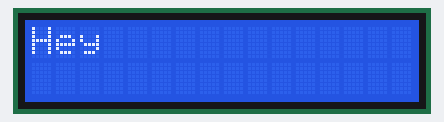
Simulated run of this program. Board: ESP32 board running MicroPython. On the bench: 16×2 character LCD. Library files of the repository ran but are not shown: machine_i2c_lcd.py.

Above: at 0.1 s.
At 5.1 s:
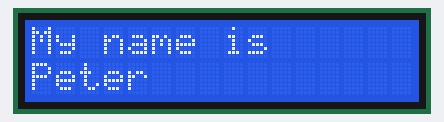

The program:

test.py
```python
from machine import I2C, Pin
from machine_i2c_lcd import I2cLcd
import time

# Initialize I2C interface
i2c = I2C(0, scl=Pin(22), sda=Pin(21))  # Adjust pins as needed

# Define the I2C address of the LCD (from i2c.scan())
I2C_ADDR = 0x27

# Create LCD object for a 16x2 display
lcd = I2cLcd(i2c, I2C_ADDR, 2, 16)

# Test: Display "Hello World" and update every second
while True:
    lcd.clear()                 # Clear the display
    lcd.putstr("Hey")  # Print "Hello World!" on the LCD
    time.sleep(5)               # Wait for 1 second
    lcd.clear()                 # Clear the display
    lcd.putstr("My name is")   # Print another test message
    lcd.move_to(0, 1)           # Move to the second line
    lcd.putstr("Peter")   # Print on the second line
    time.sleep(3)               # Wait for 1 second
```

Measured:
- by itself, everything shown: repeats every 8.0 s, in 4 steps
- what the display in image 0 shows lasts 5.0 s, from 0.1 s to 5.1 s
- what the display in image 1 shows lasts 3.0 s, from 5.1 s to 8.1 s
